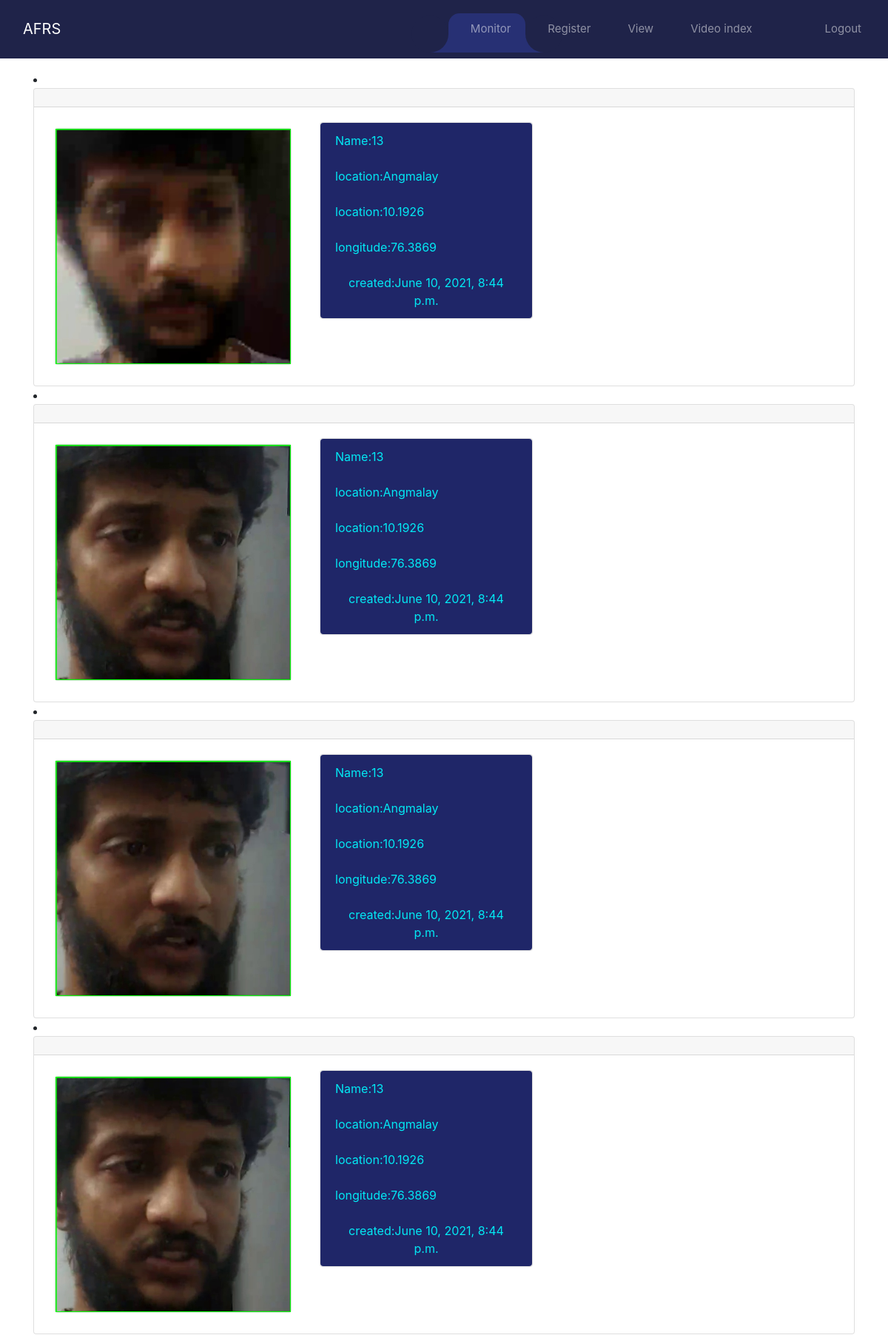
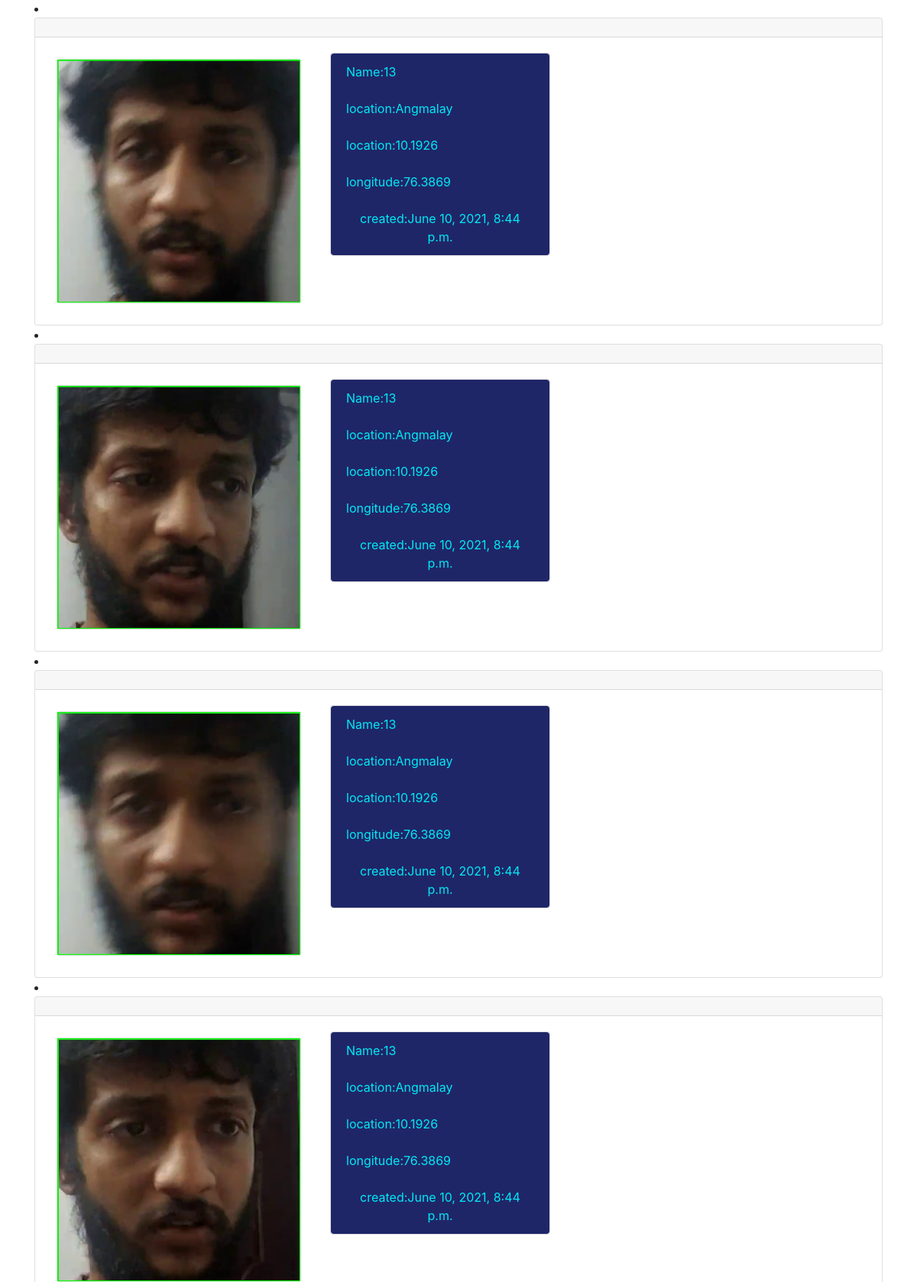
The app's page / (signed in, upper part) with its own data (2 pictures, top to bottom).
### recognizer/models.py (models this page shows)
class Recognize(models.Model):
    image = models.ImageField(upload_to='myphoto/%Y/%m/%d/', null=True)
    location = models.CharField(max_length=100, default='no-locaton')
    latitude = models.FloatField(max_length=20, default=0.0)
    longitude = models.FloatField(max_length=20, default=0.0)
    image_taken_time = models.DateTimeField()
    created = models.DateTimeField(auto_now_add=True)
    face_id = models.ForeignKey(
        Face_image, on_delete=models.CASCADE
    )
    def __str__(self):
        return f"{self.face_id}-{self.image.name}"

### faceuploader/models.py (models this page shows)
class Face_image(models.Model):
    FCHOICES = (
        ('MISSING', 'Missing'),
        ('CRIMINAL', 'Criminal'),
    )
    photo = models.ImageField(upload_to="train_image")
    name = models.CharField(max_length=30)
    created = models.DateTimeField(auto_now_add=True, null=True)
    updated = models.DateTimeField(auto_now=True)
    dob = models.DateField()
    GCHOICES = (
        ('MALE', 'Male'),
        ('FEMALE', 'Female'),
    )
    gender = models.CharField(choices=GCHOICES, max_length=20, default='none')
    case = models.CharField(choices=FCHOICES, max_length=20, default='Missing')
    address = models.CharField(max_length=200, default='')
    missing_date = models.DateTimeField(default=now, blank=True)
    incident_location = models.CharField(max_length=200, default='')
    description = models.TextField(max_length=200, default='no data')
    def __str__(self):
        return f"{self.id}"

### faceuploader/views.py (the view)
# urls.py: path('', views.monitor, name='monitor'),
@login_required
def monitor(request):
    reco_face = Recognize.objects.all()
    print(reco_face)
    return render(request, 'faceuploader/monitor.html', {'reco_face': reco_face})

### faceuploader/templates/faceuploader/monitor.html (shortened to what this page needs)
{% extends "base.html" %}
{% load crispy_forms_tags %}
{% block content %}
{% for prs in reco_face %}
<li>
   <div class="card text-center">
     <div class="card-header">
     </div>
     <div class="card-body">
       <div class="row">
       <div class="col-sm-4">
         <div class="card m-2" >
           <img class="card-img-left" src="{{prs.image.url}}"alt="Card image cap">
         </div>
       </div>
       <div class="col-sm-2">
       <div class="card" style="width: 18rem;">
         <ul class="list-group list-group-flush">
          <li class="list-group-item d-flex">Name:{{prs.face_id|upper}}</li>
          <li class="list-group-item d-flex">location:{{prs.location}}</li>
          <li class="list-group-item d-flex">location:{{prs.latitude}}</li>
          <li class="list-group-item d-flex">longitude:{{prs.longitude}}</li>
          <li class="list-group-item d-flex">created:{{prs.created}}</li>
         </ul>
       </div>
     </div>
   </div>
     </div>
   </div>
   </li>
{% endfor %}
{% endblock content %}

### static/style.css (style rules this page uses)
body { font-family: "Roboto", sans-serif; background: #273074; }
* { margin: 0; padding: 0; }
* { border: 0; outline: 0; }
.card { background: #1f2349; }

### faceuploader/templates/faceuploader/monitor.html (style rules this page uses)
.list-group-item { background-color: #1f2668; color:#03e9f4 }

### records on screen
Recognize: image (picture), face_id "13", location "Angmalay", latitude "10.1926", longitude "76.3869", created "June 10, 2021, 8:44 p.m."
Recognize: image (picture), face_id "13", location "Angmalay", latitude "10.1926", longitude "76.3869", created "June 10, 2021, 8:44 p.m."
Recognize: image (picture), face_id "13", location "Angmalay", latitude "10.1926", longitude "76.3869", created "June 10, 2021, 8:44 p.m."
Recognize: image (picture), face_id "13", location "Angmalay", latitude "10.1926", longitude "76.3869", created "June 10, 2021, 8:44 p.m."
Recognize: image (picture), face_id "13", location "Angmalay", latitude "10.1926", longitude "76.3869", created "June 10, 2021, 8:44 p.m."
Recognize: image (picture), face_id "13", location "Angmalay", latitude "10.1926", longitude "76.3869", created "June 10, 2021, 8:44 p.m."
Recognize: image (picture), face_id "13", location "Angmalay", latitude "10.1926", longitude "76.3869", created "June 10, 2021, 8:44 p.m."
Recognize: image (picture), face_id "13", location "Angmalay", latitude "10.1926", longitude "76.3869", created "June 10, 2021, 8:44 p.m."
